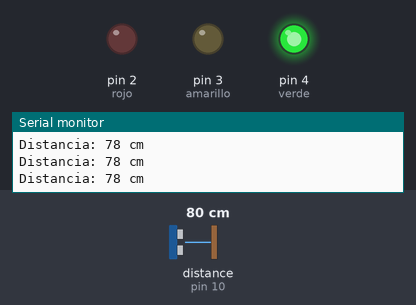
The sketch below on a simulated Arduino Uno, built with avr-gcc and run on an emulated ATmega328P. On the bench: output pins drawn as LEDs (lit = HIGH), the last lines printed to the serial monitor. Wiring (inferred from the names in the program): ultrasonic range finder: trigger pin 9; echo pin 10. The inputs (shaded band) are chosen by the test bench; at power-on: distance to the obstacle (sensor on pin 10) 80 cm. The echo pulse lasts 58.3 µs per cm; pins used as bus, display or sensor lines are not drawn.

Above: at 1.2 s.
1.3 s: distance to the obstacle (sensor on pin 10) set to 24 cm
4.3 s: distance to the obstacle (sensor on pin 10) set to 20 cm
At 5.6 s:
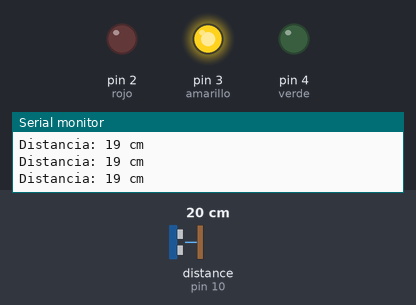
5.9 s: distance to the obstacle (sensor on pin 10) set to 13 cm
7.4 s: distance to the obstacle (sensor on pin 10) set to 10 cm
At 8.2 s:
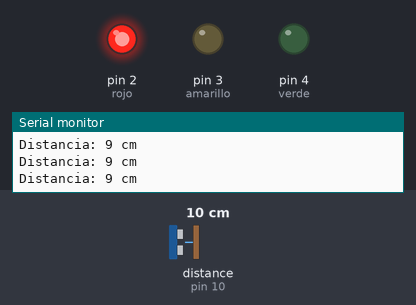
8.9 s: distance to the obstacle (sensor on pin 10) set to 18 cm
At 9.9 s:
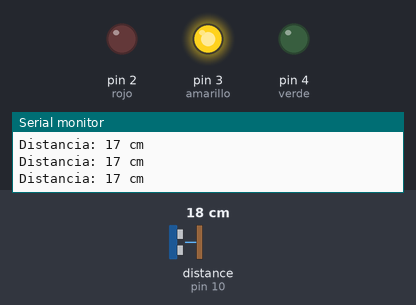
10.4 s: distance to the obstacle (sensor on pin 10) set to 2 cm
At 11.7 s:
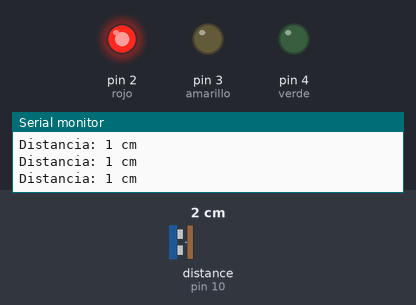
Timing chart, 0 to 13.0 s (numbered marks = the images above; inputs shaded):
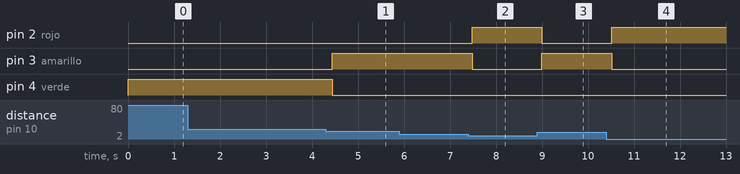

The sketch:

MideDistancia_Semaforo.ino
```cpp
// Pines del HC-SR04
const int trigPin = 9;
const int echoPin = 10;

// Pines del semáforo
const int rojo = 2;
const int amarillo = 3;
const int verde = 4;

long duracion;
int distancia;

void setup() {
  // Configuración pines sensor
  pinMode(trigPin, OUTPUT);
  pinMode(echoPin, INPUT);

  // Configuración pines semáforo
  pinMode(rojo, OUTPUT);
  pinMode(amarillo, OUTPUT);
  pinMode(verde, OUTPUT);

  Serial.begin(9600);
}

void loop() {
  // Enviar pulso ultrasónico
  digitalWrite(trigPin, LOW);
  delayMicroseconds(2);
  digitalWrite(trigPin, HIGH);
  delayMicroseconds(10);
  digitalWrite(trigPin, LOW);

  // Leer tiempo de regreso del eco
  duracion = pulseIn(echoPin, HIGH);

  // Calcular distancia en cm
  distancia = duracion * 0.034 / 2;

  // Mostrar distancia en el monitor serie (una sola línea)
  Serial.print("Distancia: ");
  Serial.print(distancia);
  Serial.println(" cm   \r");

  // Lógica del semáforo
  if (distancia <= 10) {
    digitalWrite(rojo, HIGH);
    digitalWrite(amarillo, LOW);
    digitalWrite(verde, LOW);
  } else if (distancia <= 20) {
    digitalWrite(rojo, LOW);
    digitalWrite(amarillo, HIGH);
    digitalWrite(verde, LOW);
  } else {
    digitalWrite(rojo, LOW);
    digitalWrite(amarillo, LOW);
    digitalWrite(verde, HIGH);
  }

  delay(150); // Pequeño retardo para estabilidad
}
```

Measured:
- the behaviour switches between 22 and 21 cm on distance to the obstacle (sensor on pin 10) (found by bisection; images 0 and 1)
- the behaviour switches between 12 and 11 cm on distance to the obstacle (sensor on pin 10) (found by bisection; images 1 and 2)
- after the input at 4.3 s, pin 3 (amarillo): LOW → HIGH after 0.15 s; pin 4 (verde): HIGH → LOW after 0.15 s
- after the input at 7.4 s, pin 2 (rojo): LOW → HIGH after 0.08 s; pin 3 (amarillo): HIGH → LOW after 0.08 s
- after the input at 8.9 s, pin 2 (rojo): HIGH → LOW after 0.09 s; pin 3 (amarillo): LOW → HIGH after 0.09 s
- after the input at 10.4 s, pin 2 (rojo): LOW → HIGH after 0.11 s; pin 3 (amarillo): HIGH → LOW after 0.11 s
